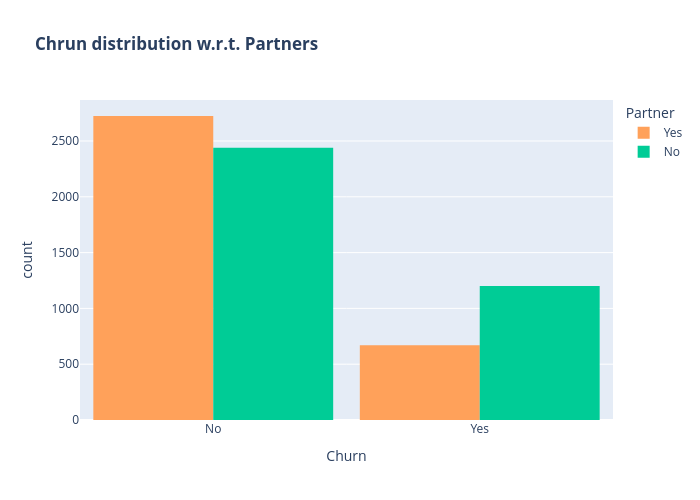

The cell this chart's notebook holds for it:
### Code cell
color_map = {"Yes": '#FFA15A', "No": '#00CC96'}
fig = px.histogram(df, x="Churn", color="Partner", barmode="group", title="<b>Chrun distribution w.r.t. Partners</b>",
                   color_discrete_map=color_map
                  )
fig.update_layout(width=700, height=500, bargap=0.1)
fig.show()

### Figure 1 — Plotly figure (JSON) as saved in the notebook; plotly's stock layout.template omitted (floating-point values rounded to 4 significant figures; data arrays with more than 128 entries replaced by an {"elided": "..."} marker saying what was removed)
{"data": [{"alignmentgroup": "True", "bingroup": "x", "hovertemplate": "Partner=Yes<br>Churn=%{x}<br>count=%{y}<extra></extra>", "legendgroup": "Yes", "marker": {"color": "#FFA15A", "pattern": {"shape": ""}}, "name": "Yes", "offsetgroup": "Yes", "orientation": "v", "showlegend": true, "type": "histogram", "x": {"elided": "3393 str values"}, "xaxis": "x", "yaxis": "y"}, {"alignmentgroup": "True", "bingroup": "x", "hovertemplate": "Partner=No<br>Churn=%{x}<br>count=%{y}<extra></extra>", "legendgroup": "No", "marker": {"color": "#00CC96", "pattern": {"shape": ""}}, "name": "No", "offsetgroup": "No", "orientation": "v", "showlegend": true, "type": "histogram", "x": {"elided": "3639 str values"}, "xaxis": "x", "yaxis": "y"}], "layout": {"bargap": 0.1, "barmode": "group", "height": 500, "legend": {"title": {"text": "Partner"}, "tracegroupgap": 0}, "title": {"text": "<b>Chrun distribution w.r.t. Partners</b>"}, "width": 700, "xaxis": {"anchor": "y", "autorange": true, "domain": [0, 1], "range": [-0.5, 1.5], "title": {"text": "Churn"}, "type": "category"}, "yaxis": {"anchor": "x", "autorange": true, "domain": [0, 1], "range": [0, 2867.0], "title": {"text": "count"}}}}
